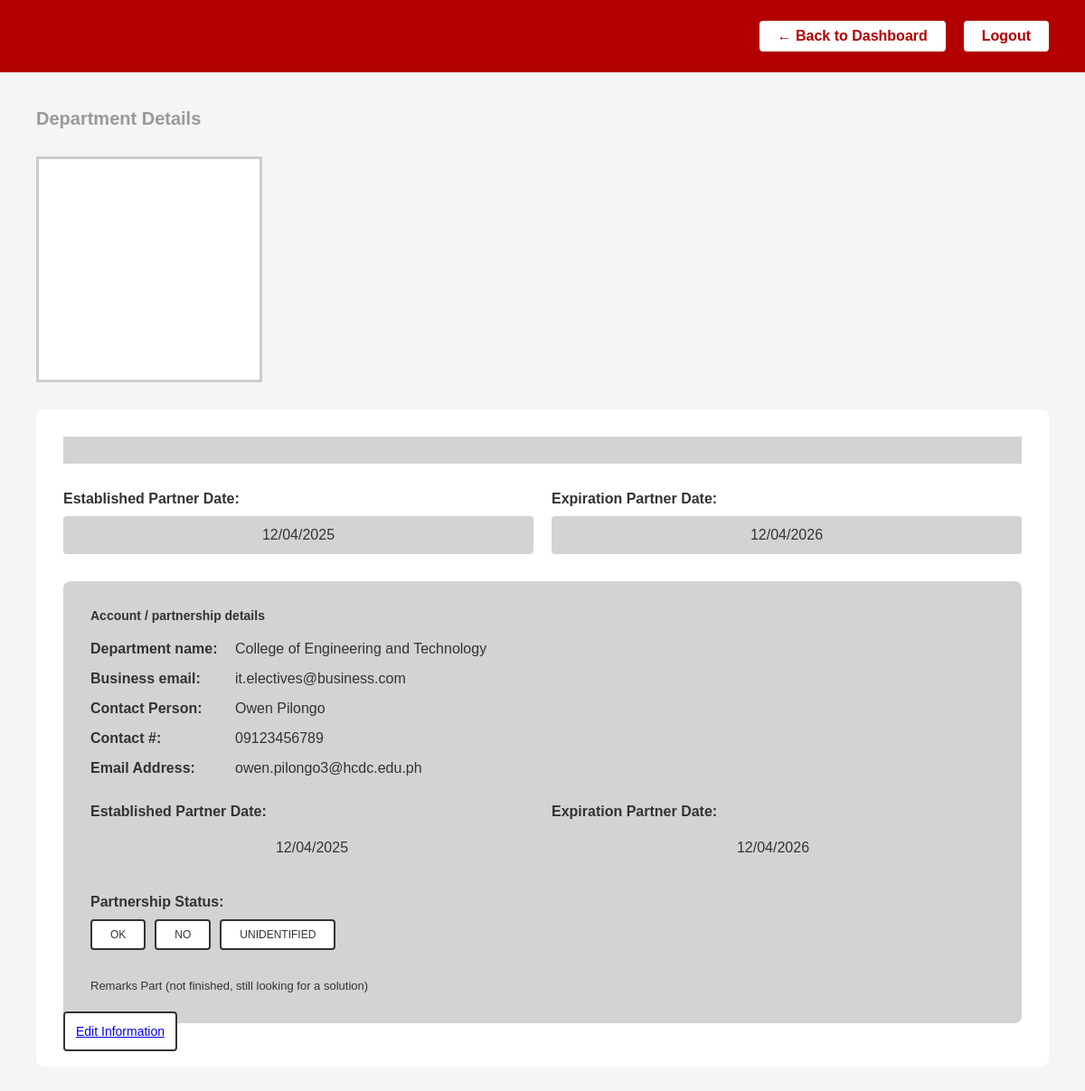
Page /partnership/department/5/ (signed in) on the committed database.
### partnership/models.py (models this page shows, shortened)
class Department(models.Model):
    PARTNERSHIP_STATUS_CHOICES = (
        ('active', 'Active'),
        ('inactive', 'Inactive'),
        ('pending', 'Pending'),
    )
    owner = models.ForeignKey(User, on_delete=models.CASCADE, related_name='departments')
    department_name = models.CharField(max_length=255)
    business_email = models.EmailField(max_length=255)
    email = models.EmailField()
    contact_person = models.CharField(max_length=255, blank=True)
    contact_number = models.CharField(max_length=50, blank=True)
    logo_path = models.ImageField(upload_to='logos/', blank=True, null=True)
    established_date = models.DateField(blank=True, null=True)
    expiration_date = models.DateField(blank=True, null=True)
    partnership_status = models.CharField(max_length=20, choices=PARTNERSHIP_STATUS_CHOICES, default='pending')
    remarks_status = models.TextField(blank=True)
    created_at = models.DateTimeField(auto_now_add=True)
    last_updated = models.DateTimeField(auto_now=True)

### partnership/views.py (the view)
# urls.py: path('department/<int:dept_id>/', views.department_detail_view, name='department_detail'),
@login_required
def department_detail_view(request, dept_id):
    department = get_object_or_404(Department, id=dept_id)
    user_profile = getattr(request.user, 'profile', None)
    if not (request.user.is_superuser or
            (user_profile and user_profile.user_type in ['admin', 'owner']) or
            department.owner == request.user):
        messages.error(request, "You do not have permission to view this department.")
        return redirect('dashboard')
    return render(request, 'partnership/department_detail.html', {'department': department})

### templates/partnership/department_detail.html (shortened to what this page needs)
<!DOCTYPE html>
<html lang="en">
<head>
    <link rel="stylesheet" href="/static/css/style.css">
</head>
<body>
    <div class="header">
        <div class="nav-menu">
            <a href="{% url 'dashboard' %}" class="btn-back">← Back to Dashboard</a>
            <a href="{% url 'logout' %}" class="btn-logout">Logout</a>
        </div>
    </div>
    <div class="detail-container">
        <h1>Department Details</h1>
        <div class="detail-grid">
            <div class="detail-sidebar">
                <div class="dept-logo-large">
                </div>
            </div>
            <div class="detail-main">
                <h2>{{ department.name }}</h2>
                <div class="date-fields">
                    <div class="date-field">
                        <label>Established Partner Date:</label>
                        <div class="date-display">{{ department.established_date|date:"m/d/Y" }}</div>
                    </div>
                    <div class="date-field">
                        <label>Expiration Partner Date:</label>
                        <div class="date-display">{{ department.expiration_date|date:"m/d/Y" }}</div>
                    </div>
                </div>
                <div class="info-section">
                    <h3>Account / partnership details</h3>
                    <div class="info-grid">
                        <div class="info-item">
                            <span class="info-label">Department name:</span>
                            <span class="info-value">{{ department.department_name }}</span>
                        </div>
                        <div class="info-item">
                            <span class="info-label">Business email:</span>
                            <span class="info-value">{{ department.business_email }}</span>
                        </div>
                        <div class="info-item">
                            <span class="info-label">Contact Person:</span>
                            <span class="info-value">{{ department.contact_person }}</span>
                        </div>
                        <div class="info-item">
                            <span class="info-label">Contact #:</span>
                            <span class="info-value">{{ department.contact_number }}</span>
                        </div>
                        <div class="info-item">
                            <span class="info-label">Email Address:</span>
                            <span class="info-value">{{ department.email }}</span>
                        </div>
                    </div>
                    <div class="date-fields">
                        <div class="date-field">
                            <label>Established Partner Date:</label>
                            <div class="date-display">{{ department.established_date|date:"m/d/Y" }}</div>
                        </div>
                        <div class="date-field">
                            <label>Expiration Partner Date:</label>
                            <div class="date-display">{{ department.expiration_date|date:"m/d/Y" }}</div>
                        </div>
                    </div>
                    <div class="status-section">
                        <span class="status-label">Partnership Status:</span>
                        <div class="status-buttons">
                            <span class="status-btn {% if department.partnership_status == 'OK' %}active{% endif %}">OK</span>
                            <span class="status-btn {% if department.partnership_status == 'NO' %}active{% endif %}">NO</span>
                            <span class="status-btn {% if department.partnership_status == 'UNIDENTIFIED' %}active{% endif %}">UNIDENTIFIED</span>
                        </div>
                    </div>
                    <div class="remarks-section">
                        <p class="remarks-text">{{ department.remarks|default:"Remarks Part (not finished, still looking for a solution)" }}</p>
                    </div>
                </div>
                {% if user.is_superuser or user.profile.user_type in 'owner,admin' or department.owner == user %}
                <a href="{% url 'department_edit' department.id %}" class="btn-primary">Edit Information</a>
                {% endif %}
            </div>
        </div>
    </div>
</body>
</html>

### static/css/style.css (style rules this page uses)
* { margin: 0; padding: 0; box-sizing: border-box; }
body { font-family: Arial, sans-serif; background-color: #f5f5f5; color: #333; }
.header { background-color: #b30000; height: 80px; width: 100%; display: flex; align-items: center; padding: 0 40px; position: relative; }
.nav-menu { display: flex; gap: 20px; align-items: center; margin-left: auto; }
.btn-logout, .btn-admin, .btn-back { background-color: white; color: #b30000; padding: 8px 20px; text-decoration: none; border-radius: 4px; font-weight: bold; transition: opacity 0.3s; }
.btn-primary { width: 100%; padding: 12px; background-color: white; border: 2px solid #333; border-radius: 4px; cursor: pointer; font-size: 14px; font-weight: 500; margin-top: 20px; transition: background-color 0.3s; }
.detail-container { padding: 40px; max-width: 1600px; margin: 0 auto; }
.detail-container h1 { font-size: 20px; color: #999; margin-bottom: 30px; }
.detail-grid { display: grid; grid-template-columns: 250px 1fr 300px; gap: 30px; }
.detail-sidebar { display: flex; flex-direction: column; gap: 20px; }
.dept-logo-large { width: 250px; height: 250px; border: 3px solid #ccc; display: flex; align-items: center; justify-content: center; background-color: white; }
.detail-main { background-color: white; padding: 30px; border-radius: 8px; }
.detail-main h2 { background-color: #d3d3d3; padding: 15px; margin-bottom: 30px; font-size: 16px; }
.date-fields { display: grid; grid-template-columns: 1fr 1fr; gap: 20px; margin-bottom: 30px; }
.date-field label { display: block; font-weight: 600; margin-bottom: 10px; }
.date-display { background-color: #d3d3d3; padding: 12px; text-align: center; border-radius: 4px; }
.info-section { background-color: #d3d3d3; padding: 30px; border-radius: 8px; }
.info-section h3 { margin-bottom: 20px; font-size: 14px; }
.info-grid { display: flex; flex-direction: column; gap: 15px; margin-bottom: 30px; }
.info-item { display: flex; gap: 10px; }
.info-label { font-weight: 600; min-width: 150px; }
.info-value { color: #333; }
.status-section { margin: 30px 0; }
.status-label { font-weight: 600; display: block; margin-bottom: 10px; }
.status-buttons { display: flex; gap: 10px; }
.status-btn { padding: 8px 20px; border: 2px solid #333; background-color: white; border-radius: 4px; font-size: 12px; cursor: default; }
.remarks-section { margin-top: 20px; }
.remarks-text { font-size: 13px; line-height: 1.6; }
@media (max-width: 1200px) { .detail-grid { grid-template-columns: 1fr; } }

### rows in the picture
Department: established_date "12/04/2025", expiration_date "12/04/2026", department_name "College of Engineering and Technology", business_email "it.electives@business.com", contact_person "Owen Pilongo", contact_number "09123456789", email "owen.pilongo3@hcdc.edu.ph"
